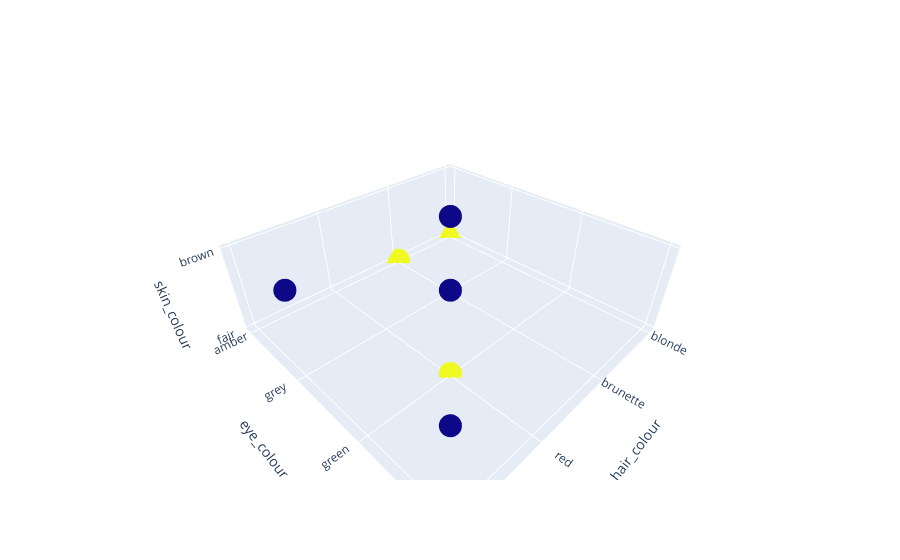

Notebook code for this chart:
### Code cell
trace = go.Scatter3d(x=df[['hair_colour']], y=df[['eye_colour']], z=df[['skin_colour']], mode='markers',marker = dict(color = kmode_prediction),name = "Dataset")
fig1 = go.Figure(data=[trace])
fig1.update_layout(scene = dict(xaxis_title="hair_colour",yaxis_title="eye_colour",zaxis_title="skin_colour"))
plotly.offline.iplot(fig1, filename="kmodesfig")

### Figure 1 — Plotly figure (JSON) as saved in the notebook; plotly's stock layout.template omitted (floating-point values rounded to 4 significant figures)
{"data": [{"marker": {"color": [1, 0, 0, 0, 1, 0, 1, 0]}, "mode": "markers", "name": "Dataset", "type": "scatter3d", "x": [["blonde"], ["brunette"], ["red"], ["black"], ["brunette"], ["black"], ["red"], ["black"]], "y": [["amber"], ["grey"], ["green"], ["hazel"], ["amber"], ["grey"], ["green"], ["hazel"]], "z": [["fair"], ["brown"], ["brown"], ["brown"], ["fair"], ["brown"], ["fair"], ["fair"]]}], "layout": {"scene": {"xaxis": {"title": {"text": "hair_colour"}}, "yaxis": {"title": {"text": "eye_colour"}}, "zaxis": {"title": {"text": "skin_colour"}}}}}
